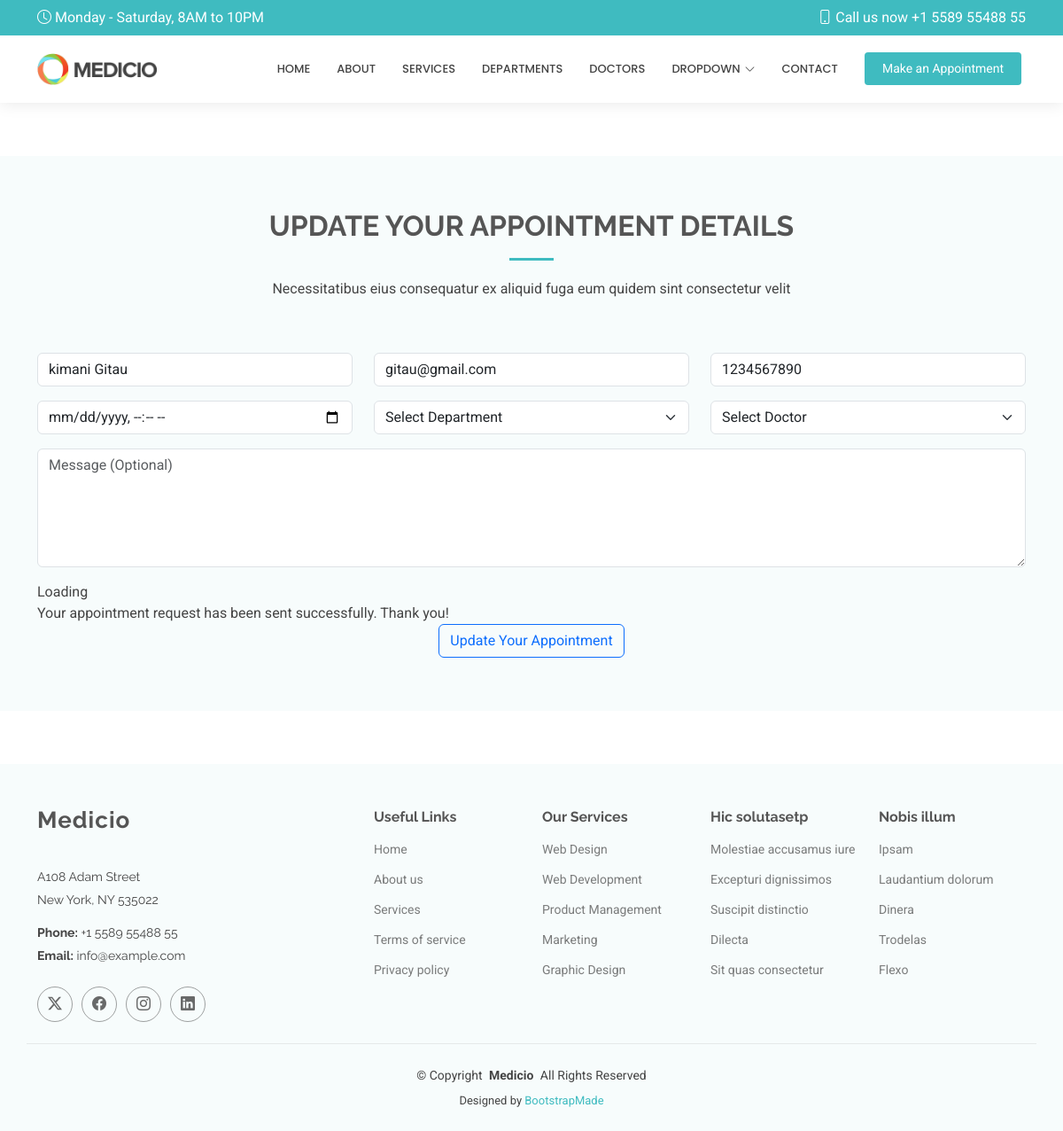
The app's page /edit/5, older data.
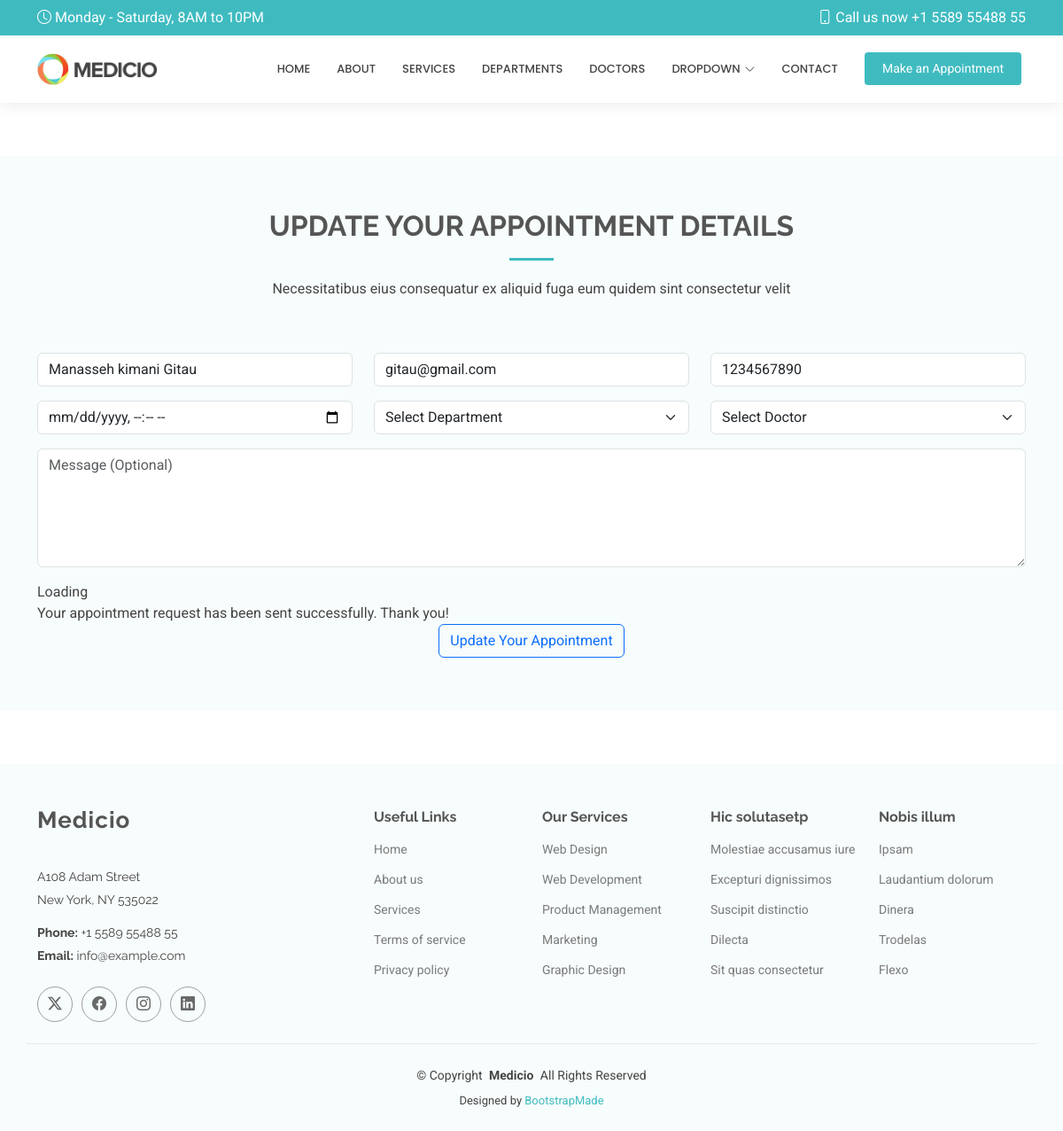
The same page, newer data.
### myApp/models.py (models this page shows, shortened)
class Appointment(models.Model):
    name = models.CharField(max_length=200)
    email = models.EmailField()
    phone = models.CharField(max_length=20)
    date = models.DateTimeField()
    department = models.CharField(max_length=200)
    doctor = models.CharField(max_length=200)
    message = models.TextField()

### myApp/views.py (the view)
# urls.py: path('edit/<int:id>', views.edit),
def edit(request, id):
    editappointments = Appointment.objects.get(id=id)
    return render(request, 'edit.html', {"appointment": editappointments})

### templates/edit.html (shortened to what this page needs)
{% extends 'starter-page.html' %}
{% load static %}
{% block body %}
	<section id="appointment" class="appointment section light-background">
      <div class="container section-title" data-aos="fade-up">
        <h2>UPDATE YOUR APPOINTMENT DETAILS</h2>
        <p>Necessitatibus eius consequatur ex aliquid fuga eum quidem sint consectetur velit</p>
      </div>
      <div class="container" data-aos="fade-up" data-aos-delay="100">
        <form method="POST" action="/update/{{ appointment.id }}">
          <div class="row">
            <div class="col-md-4 form-group">
              <input type="text" name="name" class="form-control" value="{{ appointment.name }}" id="name" placeholder="Your Name" required="">
            </div>
            <div class="col-md-4 form-group mt-3 mt-md-0">
              <input type="email" class="form-control" name="email" id="email" value="{{ appointment.email }}" placeholder="Your Email" required="">
            </div>
            <div class="col-md-4 form-group mt-3 mt-md-0">
              <input type="tel" class="form-control" name="phone" id="phone" value="{{ appointment.phone }}" placeholder="Your Phone" required="">
            </div>
          </div>
          <div class="row">
            <div class="col-md-4 form-group mt-3">
              <input type="datetime-local" name="date" value="{{ appointment.date }}" class="form-control datepicker" id="date" placeholder="Appointment Date" required="">
            </div>
            <div class="col-md-4 form-group mt-3">
              <select name="department" id="department" value="{{ appointment.department }}" class="form-select" required="">
                <option value="">Select Department</option>
              </select>
            </div>
            <div class="col-md-4 form-group mt-3">
              <select name="doctor" id="doctor" value="{{ appointment.doctor }}" class="form-select" required="">
                <option value="">Select Doctor</option>
              </select>
            </div>
          </div>
          <div class="form-group mt-3">
            <textarea class="form-control" value="{{ appointment.message }}" name="message" rows="5" placeholder="Message (Optional)"></textarea>
          </div>
          <div class="mt-3">
            <div class="loading">Loading</div>
            <div class="sent-message">Your appointment request has been sent successfully. Thank you!</div>
            <div class="text-center"><button type="submit" class="btn btn-outline-primary">Update Your Appointment</button></div>
          </div>
        </form>
      </div>
    </section>
{% endblock %}

Row changes from the older to the newer data that the page shows:
changed Appointment "gitau@gmail.com": name "kimani Gitau" → "Manasseh kimani Gitau"
